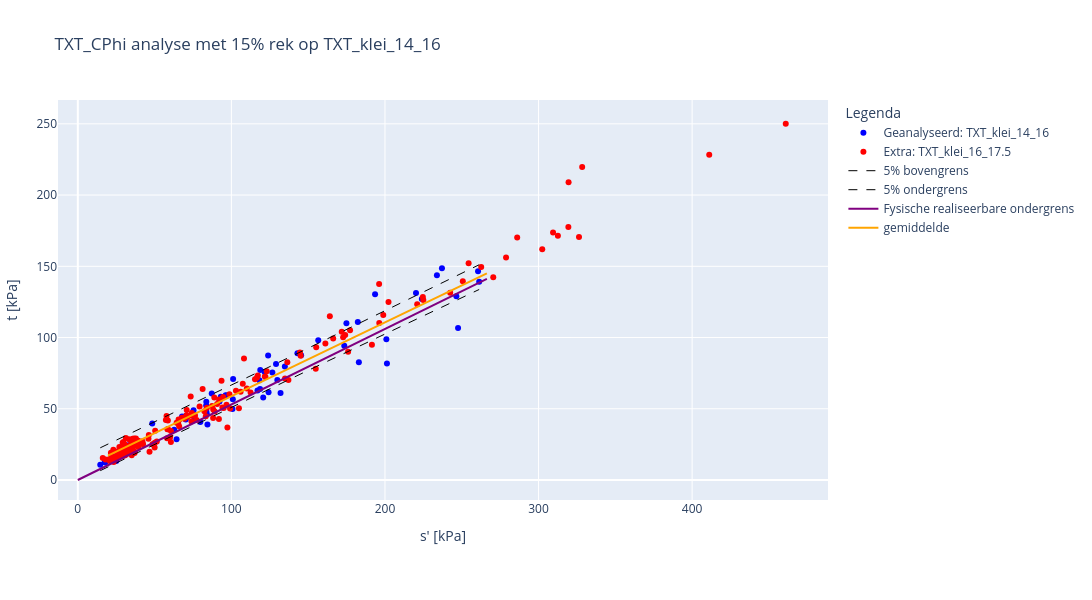
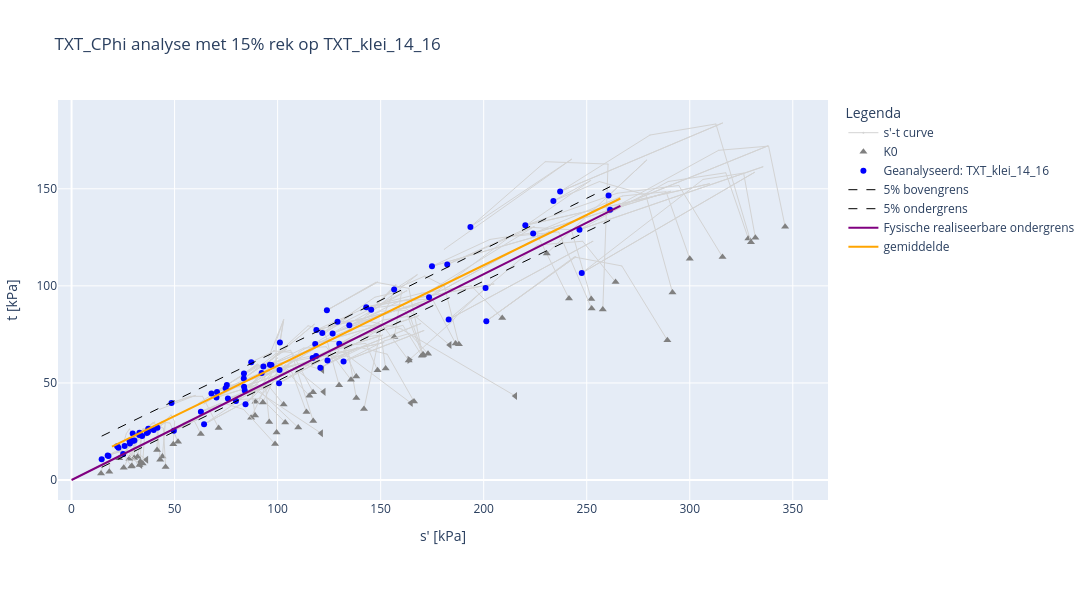

Notebook code cell kept with these figures, in order:
### Code cell
#voer C-phi analyse uit met invoer en toon grafieken

analyse = CPhiAnalyse(dbase=dbase, investigation_groups=[dropdown_verzameling_txt.value], effective_stress= dropdown_rekpercentage.value,
                      analysis_type='TXT_CPhi')

analyse.apply_parameters(cohesie_gem = PV_A1_COH_GEM_handmatig[0])
analyse.apply_parameters(phi_kar = PV_A2_PHI_KAR_handmatig[0])
analyse.apply_parameters(cohesie_kar = PV_A1_COH_KAR_handmatig[0])
analyse.apply_settings(material_factor_cohesion = PV_PARTCOH[0]) 
analyse.apply_settings(material_factor_tan_phi = PV_PARTPHI[0]) 
analyse.apply_settings(alpha = PV_TYPEVERZAMELING[0])

#Toon resultaten figuur en tabel met cohesie en hoek van inwendige wrijving
extra_verzamelingen_tonen = list(multi_select_verzameling.value)
analyse.show_figure(plot_extra_dataset= extra_verzamelingen_tonen )
analyse.show_figure(plot_spanningspaden=True)

analyse.print_short_results()
